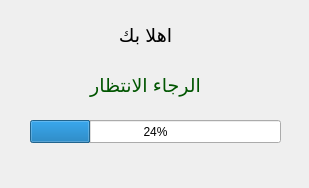
<?xml version="1.0" encoding="UTF-8"?>
<ui version="4.0">
 <class>Form</class>
 <widget class="QWidget" name="Form">
  <property name="geometry">
   <rect>
    <x>0</x>
    <y>0</y>
    <width>309</width>
    <height>188</height>
   </rect>
  </property>
  <property name="windowTitle">
   <string>Form</string>
  </property>
  <widget class="QProgressBar" name="progressBar">
   <property name="geometry">
    <rect>
     <x>30</x>
     <y>120</y>
     <width>251</width>
     <height>23</height>
    </rect>
   </property>
   <property name="value">
    <number>24</number>
   </property>
  </widget>
  <widget class="QLabel" name="label_2">
   <property name="geometry">
    <rect>
     <x>-60</x>
     <y>20</y>
     <width>411</width>
     <height>31</height>
    </rect>
   </property>
   <property name="text">
    <string>&lt;html&gt;&lt;head/&gt;&lt;body&gt;&lt;p align=&quot;center&quot;&gt;&lt;span style=&quot; font-size:14pt;&quot;&gt;اهلا بك&lt;/span&gt;&lt;/p&gt;&lt;/body&gt;&lt;/html&gt;</string>
   </property>
  </widget>
  <widget class="QLabel" name="label_3">
   <property name="geometry">
    <rect>
     <x>-60</x>
     <y>70</y>
     <width>411</width>
     <height>31</height>
    </rect>
   </property>
   <property name="text">
    <string>&lt;html&gt;&lt;head/&gt;&lt;body&gt;&lt;p align=&quot;center&quot;&gt;&lt;span style=&quot; font-size:14pt; color:#005500;&quot;&gt;الرجاء الانتظار&lt;/span&gt;&lt;/p&gt;&lt;/body&gt;&lt;/html&gt;</string>
   </property>
  </widget>
 </widget>
 <resources/>
 <connections/>
</ui>
